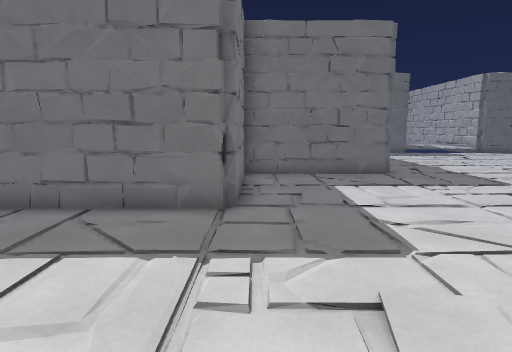
view 1 (above)

19 first-person views from a walk through a Godot game level. The camera is 1.5 m above the floor, tilts 8° down and sees 75° across. The floor is counted in squares, 1 m on a side. Each view is taken from the middle of a square. On the plan, view 1 faces up. The plan holds only what a view shows up to about 15 squares ahead; the rest is blank. The place goes on beyond the plan.

view 2
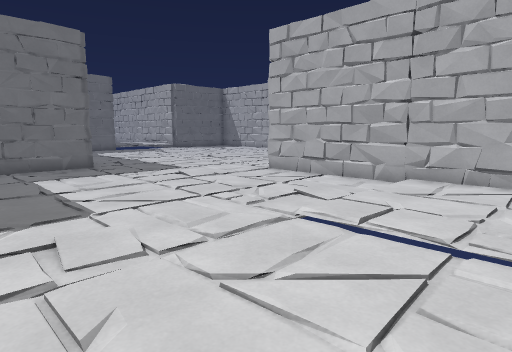

view 3
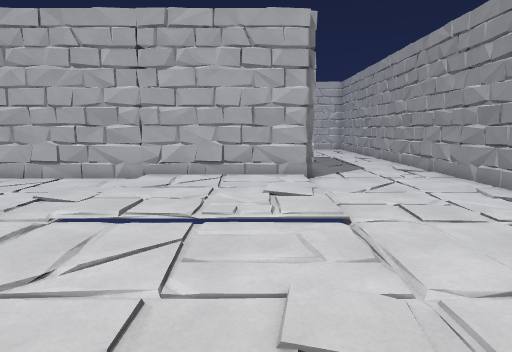

view 4
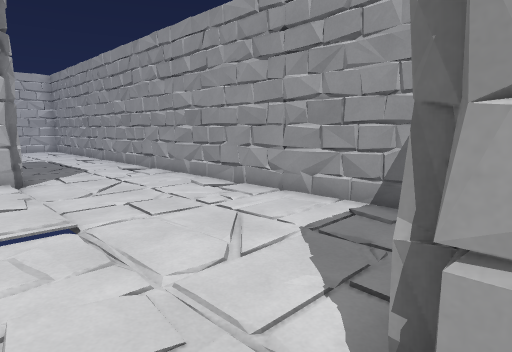

view 5
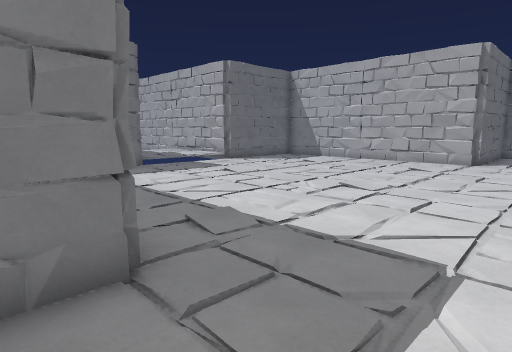

view 6
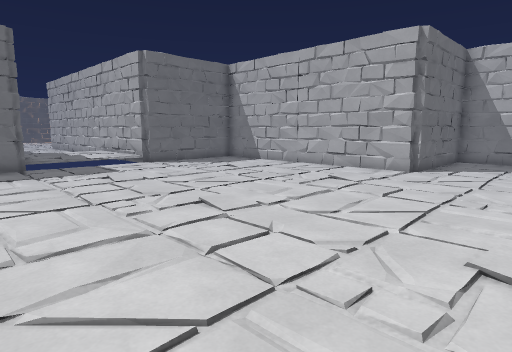

view 7
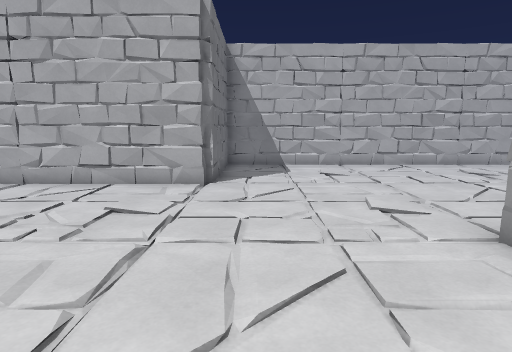

view 8
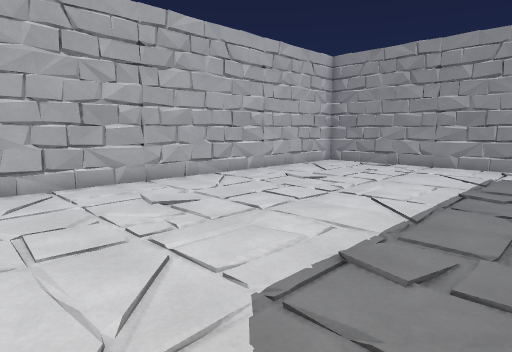

view 9
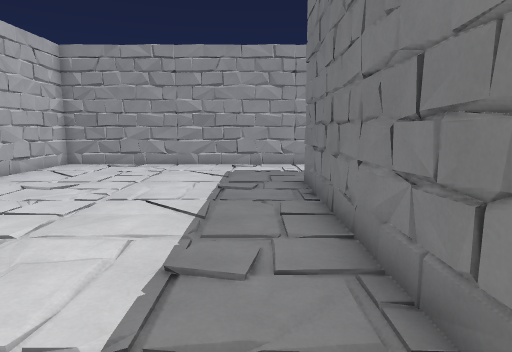

view 10
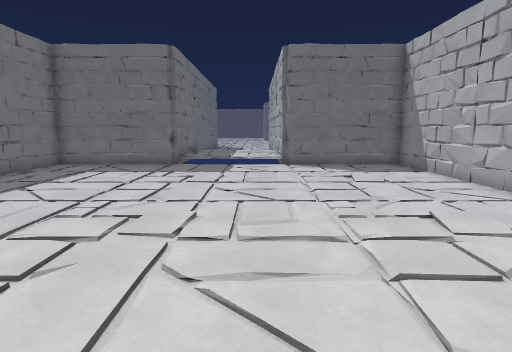

view 11
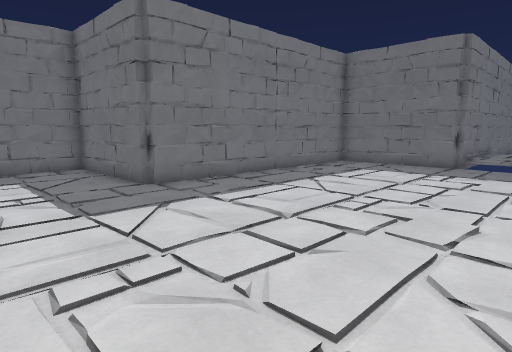

view 12
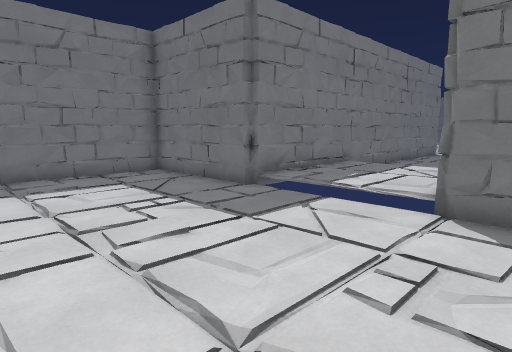

view 13
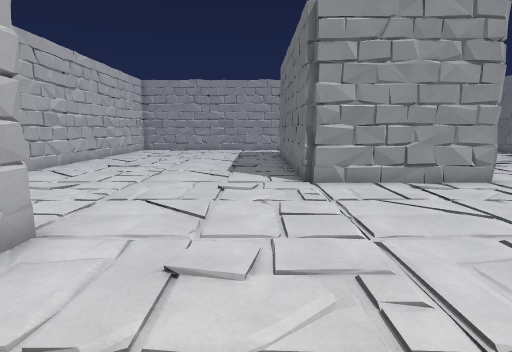

view 14
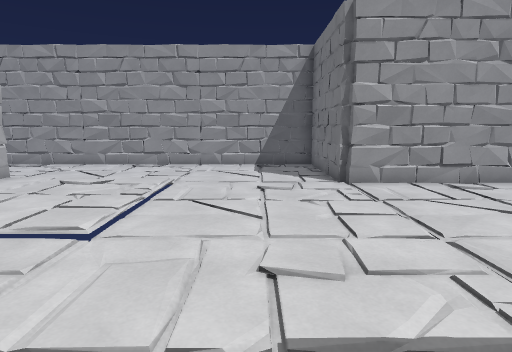

view 15
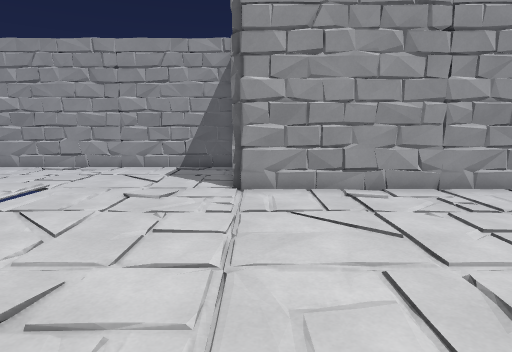

view 16
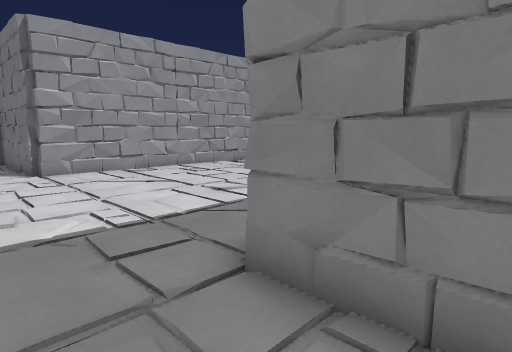

view 17
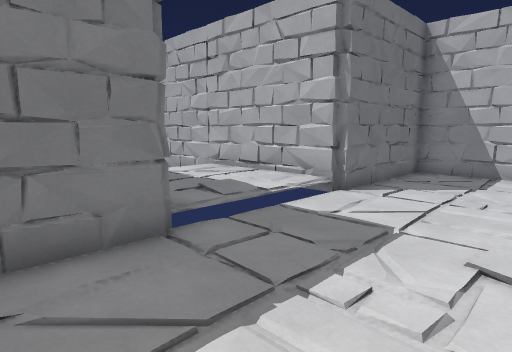

view 18
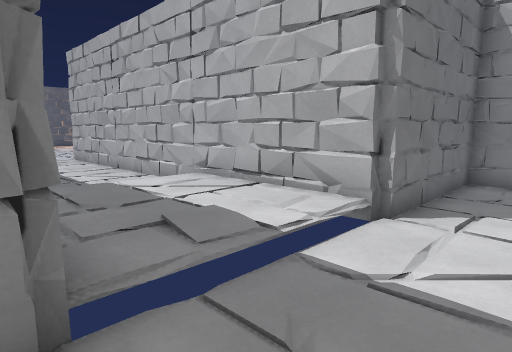

view 19
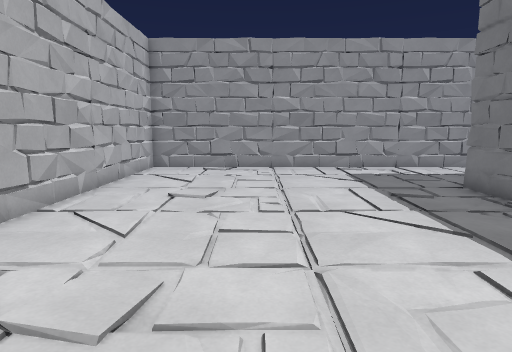

### Floor plan
Key: @ floor where view 1 was taken; # wall or solid block; . main floor; : floor 0.25 m higher than the main floor.
Columns run from 5 left of view 1 to 24 right of it. Each row starts with its distance up from view 1.
 29               # ...#
 28               #....#
 27               #    #
 26               #::::#
 25               #::::#
 24               #::::#
 23               #::::#
 22               #::::##
 21          ######.....#####
 20          #..............#
 19          #..............#
 18          #..............#
 17          #..............#
 16          #..............#
 15          #..............#
 14          #..............#
 13          #..............#
 12          #..............##
 11     ######...............#####
 10     #........................#
  9     #........................#
  8     #........................#
  7     #........................#
  6 #####.........######.........#
  5  .............#    #.........#
  4   ............#    #.........#
  3  .............#    #.........#
  2 ..............#    #.........#
  1 ..........::::#    #.........#
  0 .....@....::::#    #.........#
 -1 ............::#    #.........#
 -2 ...........:::#    #.........#
 -3 ..........::::##   #.........#
 -4 #####..........#   #.........#
 -5     #........................#
 -6     #........................#
 -7     #........................#
 -8     #........................#
 -9     ##########################

Positions as (right, up) in squares from view 1, and headings:
1: (0, 0), facing up
2: (0, -2), facing up-right
3: (-1, -2), facing right
4: (-1, -2), facing down-right
5: (3, 8), facing up-right
6: (7, 7), facing up-right
7: (10, 10), facing right
8: (15, 6), facing down-right
9: (16, 6), facing down
10: (13, 7), facing up
11: (13, 7), facing up-left
12: (16, 15), facing up-left
13: (16, 16), facing down
14: (2, 6), facing down
15: (-1, 5), facing down
16: (2, 9), facing down-left
17: (7, 17), facing up-right
18: (9, 19), facing up-right
19: (20, 5), facing down
